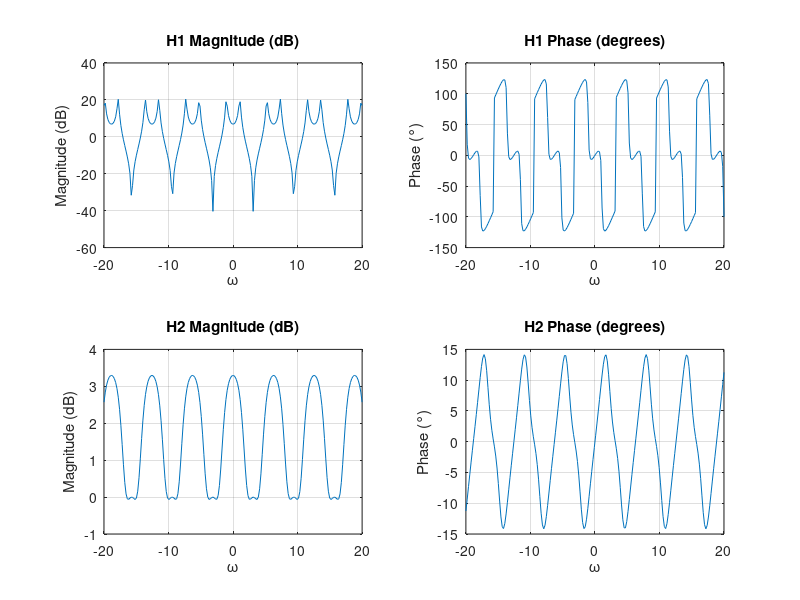

The MATLAB script that drew this image:
% Magnitude and Phase Response

w = linspace(-20,20,200);

% H1(z)
b1 = [1 1];
a1 = [1 -0.9 0.81];
H1 = freqz(b1,a1,w);

% H2(z)
b2 = [2 5 12];
a2 = [1 2 10];
H2 = freqz(b2,a2,w);

% H1 plots
subplot(2,2,1);
plot(w,20*log10(abs(H1)));
grid on;
title('H1 Magnitude (dB)');
xlabel('\omega'); ylabel('Magnitude (dB)');

subplot(2,2,2);
plot(w,angle(H1)*180/pi);
grid on;
title('H1 Phase (degrees)');
xlabel('\omega'); ylabel('Phase (°)');

% H2 plots
subplot(2,2,3);
plot(w,20*log10(abs(H2)));
grid on;
title('H2 Magnitude (dB)');
xlabel('\omega'); ylabel('Magnitude (dB)');

subplot(2,2,4);
plot(w,angle(H2)*180/pi);
grid on;
title('H2 Phase (degrees)');
xlabel('\omega'); ylabel('Phase (°)');
